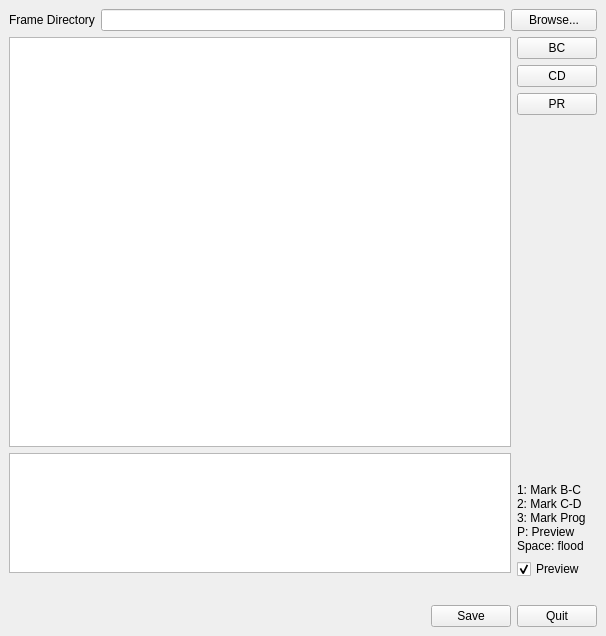
<?xml version="1.0" encoding="UTF-8"?>
<ui version="4.0">
 <class>MainWindow</class>
 <widget class="QMainWindow" name="MainWindow">
  <property name="geometry">
   <rect>
    <x>0</x>
    <y>0</y>
    <width>606</width>
    <height>636</height>
   </rect>
  </property>
  <property name="windowTitle">
   <string>Settings</string>
  </property>
  <widget class="QWidget" name="centralLayoutGrid">
   <layout class="QGridLayout" name="gridLayout">
    <item row="3" column="0" colspan="3">
     <widget class="QListView" name="thumbnailList">
      <property name="sizePolicy">
       <sizepolicy hsizetype="Expanding" vsizetype="Fixed">
        <horstretch>0</horstretch>
        <verstretch>0</verstretch>
       </sizepolicy>
      </property>
      <property name="maximumSize">
       <size>
        <width>16777215</width>
        <height>120</height>
       </size>
      </property>
      <property name="baseSize">
       <size>
        <width>0</width>
        <height>0</height>
       </size>
      </property>
     </widget>
    </item>
    <item row="0" column="2" colspan="2">
     <widget class="QPushButton" name="browseButton">
      <property name="text">
       <string>Browse...</string>
      </property>
     </widget>
    </item>
    <item row="0" column="0">
     <widget class="QLabel" name="frameDirectoryLabel">
      <property name="text">
       <string>Frame Directory</string>
      </property>
     </widget>
    </item>
    <item row="7" column="0" colspan="4">
     <spacer name="bottomGapSpacer">
      <property name="orientation">
       <enum>Qt::Vertical</enum>
      </property>
      <property name="sizeType">
       <enum>QSizePolicy::Fixed</enum>
      </property>
      <property name="sizeHint" stdset="0">
       <size>
        <width>20</width>
        <height>20</height>
       </size>
      </property>
     </spacer>
    </item>
    <item row="0" column="1">
     <widget class="QLineEdit" name="frameDirectoryText"/>
    </item>
    <item row="2" column="0" colspan="3">
     <widget class="QZoomableGraphicsView" name="frameInspectionImage"/>
    </item>
    <item row="2" column="3" rowspan="3">
     <layout class="QVBoxLayout" name="rightButtonLayout">
      <item>
       <widget class="QPushButton" name="bcFrameButton">
        <property name="text">
         <string>BC</string>
        </property>
        <property name="shortcut">
         <string>3</string>
        </property>
        <property name="flat">
         <bool>false</bool>
        </property>
       </widget>
      </item>
      <item>
       <widget class="QPushButton" name="cdFrameButton">
        <property name="sizePolicy">
         <sizepolicy hsizetype="Minimum" vsizetype="Fixed">
          <horstretch>0</horstretch>
          <verstretch>0</verstretch>
         </sizepolicy>
        </property>
        <property name="text">
         <string>CD</string>
        </property>
        <property name="shortcut">
         <string>4</string>
        </property>
       </widget>
      </item>
      <item>
       <widget class="QPushButton" name="prFrameButton">
        <property name="text">
         <string>PR</string>
        </property>
        <property name="shortcut">
         <string>`</string>
        </property>
       </widget>
      </item>
      <item>
       <spacer name="rightButtonSpacer">
        <property name="orientation">
         <enum>Qt::Vertical</enum>
        </property>
        <property name="sizeHint" stdset="0">
         <size>
          <width>40</width>
          <height>20</height>
         </size>
        </property>
       </spacer>
      </item>
      <item>
       <widget class="QLabel" name="frameStatusLabel">
        <property name="text">
         <string>1: Mark B-C
2: Mark C-D
3: Mark Prog
P: Preview
Space: flood</string>
        </property>
       </widget>
      </item>
      <item>
       <widget class="QCheckBox" name="showTelecidedButton">
        <property name="autoFillBackground">
         <bool>false</bool>
        </property>
        <property name="text">
         <string>Preview</string>
        </property>
        <property name="checked">
         <bool>true</bool>
        </property>
       </widget>
      </item>
     </layout>
    </item>
    <item row="9" column="0" colspan="4">
     <layout class="QHBoxLayout" name="bottomButtonLayout">
      <item>
       <spacer name="horizontalSpacer">
        <property name="orientation">
         <enum>Qt::Horizontal</enum>
        </property>
        <property name="sizeHint" stdset="0">
         <size>
          <width>40</width>
          <height>20</height>
         </size>
        </property>
       </spacer>
      </item>
      <item>
       <widget class="QPushButton" name="saveButton">
        <property name="text">
         <string>Save</string>
        </property>
       </widget>
      </item>
      <item>
       <widget class="QPushButton" name="quitButton">
        <property name="text">
         <string>Quit</string>
        </property>
       </widget>
      </item>
     </layout>
    </item>
   </layout>
  </widget>
 </widget>
 <customwidgets>
  <customwidget>
   <class>QZoomableGraphicsView</class>
   <extends>QGraphicsView</extends>
   <header>Nuclex/Telecide/QZoomableGraphicsView.h</header>
  </customwidget>
 </customwidgets>
 <resources/>
 <connections/>
</ui>
